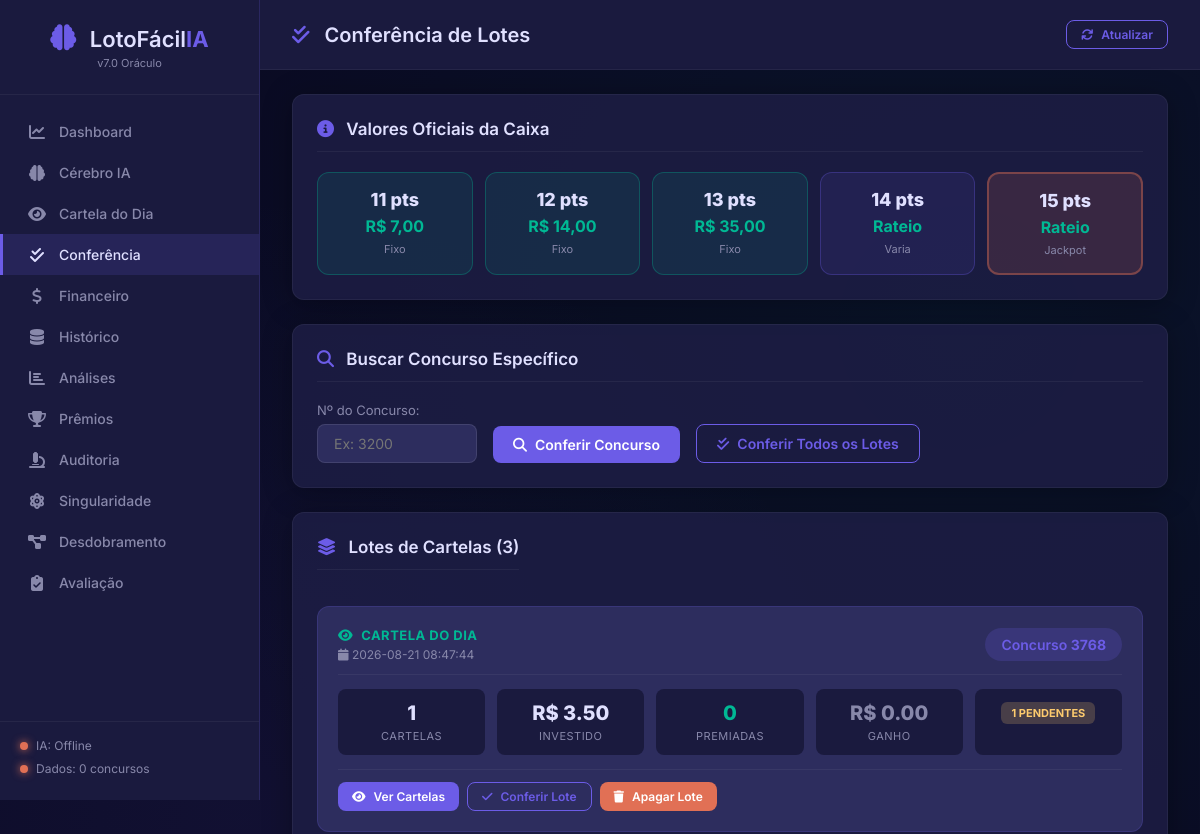
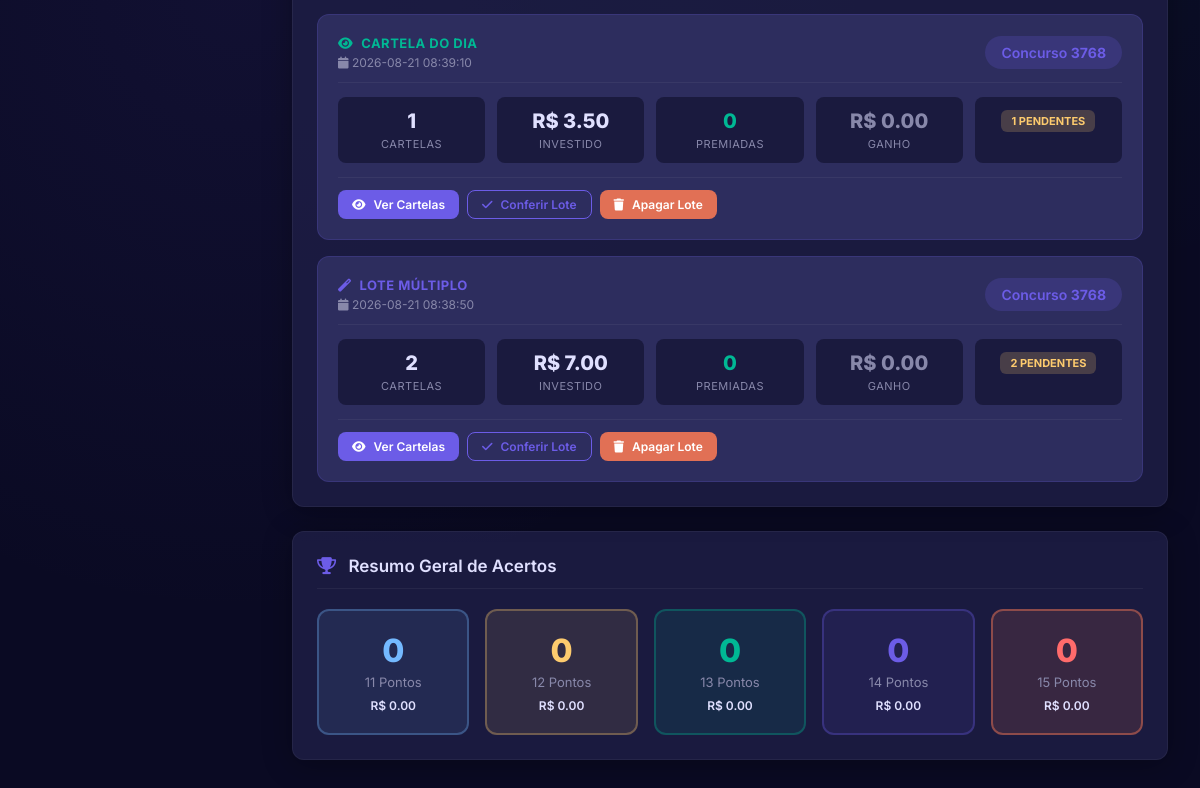
Before: /conferencia with the older database file (2 pictures, top to bottom).
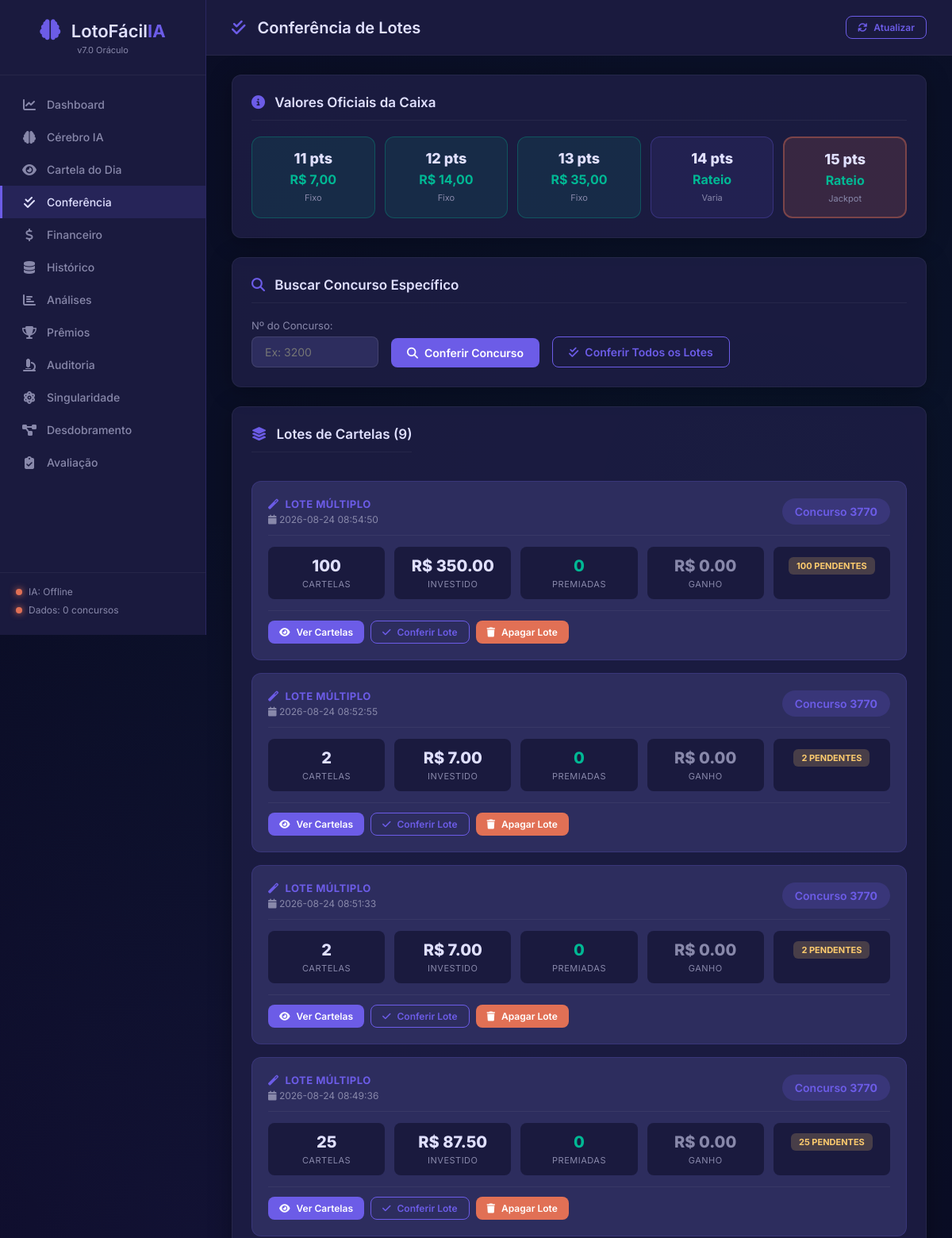
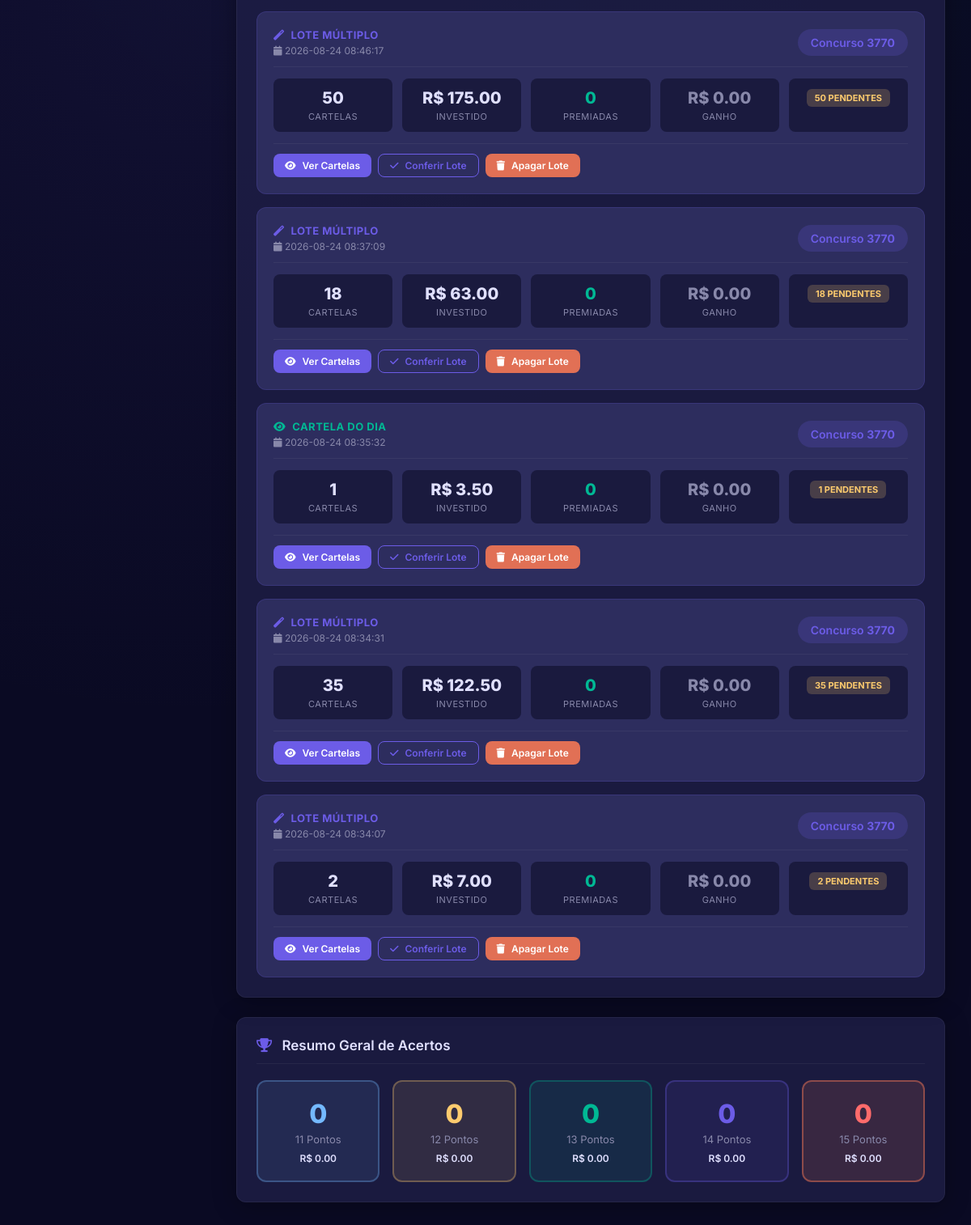
After: the same page with the newer database file (2 pictures, top to bottom).
### tables this page shows
CREATE TABLE lotes_cartelas (
            lote_id       TEXT PRIMARY KEY,
            data_criacao  TEXT,
            concurso_alvo INTEGER,
            tipo_geracao  TEXT,
            quantidade    INTEGER,
            custo_total   REAL,
            modo          TEXT,
            grupo_elite   TEXT,
            cobertura_13  REAL,
            observacao    TEXT
        );

### app.py (the view)
@app.route("/conferencia")
def conferencia_page():
    lotes      = conferencia.get_todos_lotes()
    resumo_raw = conferencia.resumo_conferencia()
    resumo = {}
    for pts, dados in resumo_raw.items():
        resumo[pts] = dados if isinstance(dados, dict) \
                      else {"qtd": dados, "total_premio": 0}
    return render_template(
        "conferencia.html",
        lotes  = lotes,
        resumo = resumo,
    )

### core/conferencia.py (called while the page is built, shortened)
def _safe_int(val):
    if val is None:
        return 0
    if hasattr(val, 'item'):
        val = val.item()
    try:
        return int(val)
    except Exception:
        return 0

### database/db_manager.py (called while the page is built)
    def get_conn(self):
        conn = sqlite3.connect(self.db_path)
        conn.row_factory = sqlite3.Row
        return conn

### templates/conferencia.html (shortened to what this page needs)
{% extends "base.html" %}
{% block page_title %}
    <i class="fas fa-check-double"></i> Conferência de Lotes
{% endblock %}
{% block content %}
<div class="section">
    <h2><i class="fas fa-info-circle"></i> Valores Oficiais da Caixa</h2>
    <div class="premios-oficiais-grid">
        <div class="premio-oficial fixo">
            <span class="po-pts">11 pts</span>
            <span class="po-valor">R$ 7,00</span>
            <span class="po-tipo">Fixo</span>
        </div>
        <div class="premio-oficial fixo">
            <span class="po-pts">12 pts</span>
            <span class="po-valor">R$ 14,00</span>
            <span class="po-tipo">Fixo</span>
        </div>
        <div class="premio-oficial fixo">
            <span class="po-pts">13 pts</span>
            <span class="po-valor">R$ 35,00</span>
            <span class="po-tipo">Fixo</span>
        </div>
        <div class="premio-oficial rateado">
            <span class="po-pts">14 pts</span>
            <span class="po-valor">Rateio</span>
            <span class="po-tipo">Varia</span>
        </div>
        <div class="premio-oficial rateado destaque">
            <span class="po-pts">15 pts</span>
            <span class="po-valor">Rateio</span>
            <span class="po-tipo">Jackpot</span>
        </div>
    </div>
</div>
<div class="section">
    <h2><i class="fas fa-search"></i> Buscar Concurso Específico</h2>
    <div class="form-inline">
        <div class="form-group">
            <label>Nº do Concurso:</label>
            <input type="number" id="input-concurso"
                   class="form-control input-concurso"
                   placeholder="Ex: 3200" min="1">
        </div>
        <button id="btn-conferir-num" class="btn btn-primary">
            <i class="fas fa-search"></i> Conferir Concurso
        </button>
        <button id="btn-conferir-todos" class="btn btn-outline">
            <i class="fas fa-check-double"></i> Conferir Todos os Lotes
        </button>
    </div>
</div>
<div class="section">
    <div class="section-header">
        <h2><i class="fas fa-layer-group"></i>
            Lotes de Cartelas ({{ lotes|length }})
        </h2>
    </div>
    {% if lotes %}
    <div class="lotes-lista">
        {% for lote in lotes %}
        <div class="lote-card" data-lote="{{ lote.lote_id }}">
            <div class="lote-header">
                <div class="lote-info-esq">
                    {% if lote.tipo_geracao == 'cartela_do_dia' %}
                        <div class="lote-tipo tipo-cartela-dia">
                            <i class="fas fa-eye"></i>
                            <span>CARTELA DO DIA</span>
                        </div>
                    {% else %}
                        <div class="lote-tipo tipo-multiplo">
                            <i class="fas fa-magic"></i>
                            <span>LOTE MÚLTIPLO</span>
                        </div>
                    {% endif %}
                    <div class="lote-data">
                        <i class="fas fa-calendar"></i>
                        {{ lote.data_criacao }}
                    </div>
                </div>
                <div class="lote-concurso-badge">
                    Concurso <strong>{{ lote.concurso_alvo }}</strong>
                </div>
            </div>
            <div class="lote-stats">
                <div class="lote-stat">
                    <span class="ls-num">{{ lote.total_cartelas }}</span>
                    <span class="ls-label">Cartelas</span>
                </div>
                <div class="lote-stat">
                    <span class="ls-num">
                        R$ {{ "%.2f"|format(lote.custo_total) }}
                    </span>
                    <span class="ls-label">Investido</span>
                </div>
                <div class="lote-stat">
                    <span class="ls-num ls-verde">
                        {{ lote.premiadas }}
                    </span>
                    <span class="ls-label">Premiadas</span>
                </div>
                <div class="lote-stat">
                    {% if lote.total_ganho > 0 %}
                        <span class="ls-num ls-verde">
                            R$ {{ "%.2f"|format(lote.total_ganho) }}
                        </span>
                    {% else %}
                        <span class="ls-num ls-cinza">
                            R$ {{ "%.2f"|format(lote.total_ganho) }}
                        </span>
                    {% endif %}
                    <span class="ls-label">Ganho</span>
                </div>
                <div class="lote-stat">
                    {% if lote.pendentes > 0 %}
                    <span class="badge badge-warning">
                        {{ lote.pendentes }} pendentes
                    </span>
                    {% else %}
                    <span class="badge badge-success">Conferido</span>
                    {% endif %}
                </div>
            </div>
            <div class="lote-acoes">
                <button class="btn btn-sm btn-primary btn-ver-lote"
                        data-lote="{{ lote.lote_id }}">
                    <i class="fas fa-eye"></i> Ver Cartelas
                </button>
                <button class="btn btn-sm btn-outline btn-conferir-lote"
                        data-lote="{{ lote.lote_id }}"
                        data-concurso="{{ lote.concurso_alvo }}">
                    <i class="fas fa-check"></i> Conferir Lote
                </button>
                <button class="btn btn-sm btn-danger btn-apagar-lote"
                        data-lote="{{ lote.lote_id }}">
                    <i class="fas fa-trash"></i> Apagar Lote
                </button>
            </div>
        </div>
        {% endfor %}
    </div>
    {% else %}
    <p class="msg-vazio">
        Nenhum lote gerado ainda.
        Vá em <a href="/cerebro">Cérebro IA</a> ou
        <a href="/cartela_do_dia">Cartela do Dia</a> para começar.
    </p>
    {% endif %}
</div>
<div class="section">
    <h2><i class="fas fa-trophy"></i> Resumo Geral de Acertos</h2>
    <div class="acertos-grid">
        <div class="acerto-card a11">
            <span class="acerto-num">
                {{ resumo.get(11, {}).get('qtd', 0) }}
            </span>
            <span class="acerto-label">11 Pontos</span>
            <span class="acerto-premio">
                R$ {{ "%.2f"|format(
                    resumo.get(11, {}).get('total_premio', 0)) }}
            </span>
        </div>
        <div class="acerto-card a12">
            <span class="acerto-num">
                {{ resumo.get(12, {}).get('qtd', 0) }}
            </span>
            <span class="acerto-label">12 Pontos</span>
            <span class="acerto-premio">
                R$ {{ "%.2f"|format(
                    resumo.get(12, {}).get('total_premio', 0)) }}
            </span>
        </div>
        <div class="acerto-card a13">
            <span class="acerto-num">
                {{ resumo.get(13, {}).get('qtd', 0) }}
            </span>
            <span class="acerto-label">13 Pontos</span>
            <span class="acerto-premio">
                R$ {{ "%.2f"|format(
                    resumo.get(13, {}).get('total_premio', 0)) }}
            </span>
        </div>
        <div class="acerto-card a14">
            <span class="acerto-num">
                {{ resumo.get(14, {}).get('qtd', 0) }}
            </span>
            <span class="acerto-label">14 Pontos</span>
            <span class="acerto-premio">
                R$ {{ "%.2f"|format(
                    resumo.get(14, {}).get('total_premio', 0)) }}
            </span>
        </div>
        <div class="acerto-card a15">
            <span class="acerto-num">
                {{ resumo.get(15, {}).get('qtd', 0) }}
            </span>
            <span class="acerto-label">15 Pontos</span>
            <span class="acerto-premio">
                R$ {{ "%.2f"|format(
                    resumo.get(15, {}).get('total_premio', 0)) }}
            </span>
        </div>
    </div>
</div>
{% endblock %}

### templates/base.html (shortened to what this page needs)
<!DOCTYPE html>
<html lang="pt-br">
<head>
    <link rel="stylesheet"
          href="{{ url_for('static', filename='css/style.css') }}">
    <link href="https://cdnjs.cloudflare.com/ajax/libs/font-awesome/6.4.0/css/all.min.css"
          rel="stylesheet">
</head>
<body>
    <nav class="sidebar">
        <div class="sidebar-header">
            <div class="logo">
                <i class="fas fa-brain"></i>
                <span>LotoFácil<strong>IA</strong></span>
            </div>
            <small class="version">v7.0 Oráculo</small>
        </div>
        <ul class="nav-menu">
            <li>
                <a href="/"
                   class="{% if request.path == '/' %}active{% endif %}">
                    <i class="fas fa-chart-line"></i> Dashboard
                </a>
            </li>
            <li>
                <a href="/cerebro"
                   class="{% if request.path == '/cerebro' or request.path == '/gerar' %}active{% endif %}">
                    <i class="fas fa-brain"></i> Cérebro IA
                </a>
            </li>
            <li>
                <a href="/cartela_do_dia"
                   class="{% if request.path == '/cartela_do_dia' %}active{% endif %}">
                    <i class="fas fa-eye"></i> Cartela do Dia
                </a>
            </li>
            <li>
                <a href="/conferencia"
                   class="{% if request.path == '/conferencia' %}active{% endif %}">
                    <i class="fas fa-check-double"></i> Conferência
                </a>
            </li>
            <li>
                <a href="/financeiro_page"
                   class="{% if request.path == '/financeiro_page' %}active{% endif %}">
                    <i class="fas fa-dollar-sign"></i> Financeiro
                </a>
            </li>
            <li>
                <a href="/historico"
                   class="{% if request.path == '/historico' %}active{% endif %}">
                    <i class="fas fa-database"></i> Histórico
                </a>
            </li>
            <li>
                <a href="/analise"
                   class="{% if request.path == '/analise' %}active{% endif %}">
                    <i class="fas fa-chart-bar"></i> Análises
                </a>
            </li>
            <li>
                <a href="/premios"
                   class="{% if request.path == '/premios' %}active{% endif %}">
                    <i class="fas fa-trophy"></i> Prêmios
                </a>
            </li>
            <li>
                <a href="/ia_auditoria"
                   class="{% if request.path == '/ia_auditoria' %}active{% endif %}">
                    <i class="fas fa-microscope"></i> Auditoria
                </a>
            </li>
            <li>
                <a href="/singularidade"
                   class="{% if request.path == '/singularidade' %}active{% endif %}">
                    <i class="fas fa-atom"></i> Singularidade
                </a>
            </li>
            <li>
                <a href="/wheeling"
                   class="{% if request.path == '/wheeling' %}active{% endif %}">
                    <i class="fas fa-project-diagram"></i> Desdobramento
                </a>
            </li>
            <li>
                <a href="/avaliacao"
                   class="{% if request.path == '/avaliacao' %}active{% endif %}">
                    <i class="fas fa-clipboard-check"></i> Avaliação
                </a>
            </li>
        </ul>
        <div class="sidebar-footer">
            <div class="status-indicator">
                <span class="dot {% if status and status.ia_treinada %}green{% else %}red{% endif %}"></span>
                IA: {% if status and status.ia_treinada %}Online{% else %}Offline{% endif %}
            </div>
            <div class="status-indicator">
                <span class="dot {% if status and status.dados_carregados %}green{% else %}red{% endif %}"></span>
                Dados: {% if status and status.ultimo_concurso %}{{ status.ultimo_concurso }}{% else %}0{% endif %} concursos
            </div>
        </div>
    </nav>
    <main class="main-content">
        <header class="topbar">
            <h1>{% block page_title %}Dashboard{% endblock %}</h1>
            <div class="topbar-actions">
                <button onclick="atualizarStatus()"
                        class="btn btn-sm btn-outline">
                    <i class="fas fa-sync"></i> Atualizar
                </button>
            </div>
        </header>
        <div class="content">
            {% block content %}{% endblock %}
        </div>
    </main>
</body>
</html>

Changed rows visible on the page:
removed lotes_cartelas: tipo_geracao "cartela_do_dia" (drawn), data_criacao "2026-08-21 08:47:44", concurso_alvo "3768", total_cartelas "1", custo_total "3.50", premiadas "0", total_ganho "0.00", pendentes "1"
removed lotes_cartelas: tipo_geracao "cartela_do_dia" (drawn), data_criacao "2026-08-21 08:39:10", concurso_alvo "3768", total_cartelas "1", custo_total "3.50", premiadas "0", total_ganho "0.00", pendentes "1"
removed lotes_cartelas: tipo_geracao "multiplas" (drawn), data_criacao "2026-08-21 08:38:50", concurso_alvo "3768", total_cartelas "2", custo_total "7.00", premiadas "0", total_ganho "0.00", pendentes "2"
added lotes_cartelas: tipo_geracao "wheel" (drawn), data_criacao "2026-08-24 08:54:50", concurso_alvo "3770", total_cartelas "100", custo_total "350.00", premiadas "0", total_ganho "0.00", pendentes "100"
added lotes_cartelas: tipo_geracao "wheel" (drawn), data_criacao "2026-08-24 08:52:55", concurso_alvo "3770", total_cartelas "2", custo_total "7.00", premiadas "0", total_ganho "0.00", pendentes "2"
added lotes_cartelas: tipo_geracao "multiplas" (drawn), data_criacao "2026-08-24 08:51:33", concurso_alvo "3770", total_cartelas "2", custo_total "7.00", premiadas "0", total_ganho "0.00", pendentes "2"
added lotes_cartelas: tipo_geracao "wheel" (drawn), data_criacao "2026-08-24 08:49:36", concurso_alvo "3770", total_cartelas "25", custo_total "87.50", premiadas "0", total_ganho "0.00", pendentes "25"
added lotes_cartelas: tipo_geracao "wheel" (drawn), data_criacao "2026-08-24 08:46:17", concurso_alvo "3770", total_cartelas "50", custo_total "175.00", premiadas "0", total_ganho "0.00", pendentes "50"
added lotes_cartelas: tipo_geracao "wheel" (drawn), data_criacao "2026-08-24 08:37:09", concurso_alvo "3770", total_cartelas "18", custo_total "63.00", premiadas "0", total_ganho "0.00", pendentes "18"
added lotes_cartelas: tipo_geracao "cartela_do_dia" (drawn), data_criacao "2026-08-24 08:35:32", concurso_alvo "3770", total_cartelas "1", custo_total "3.50", premiadas "0", total_ganho "0.00", pendentes "1"
added lotes_cartelas: tipo_geracao "wheel" (drawn), data_criacao "2026-08-24 08:34:31", concurso_alvo "3770", total_cartelas "35", custo_total "122.50", premiadas "0", total_ganho "0.00", pendentes "35"
added lotes_cartelas: tipo_geracao "wheel" (drawn), data_criacao "2026-08-24 08:34:07", concurso_alvo "3770", total_cartelas "2", custo_total "7.00", premiadas "0", total_ganho "0.00", pendentes "2"
Other visible differences:
{{ lotes|length }}: "3" → "9"
